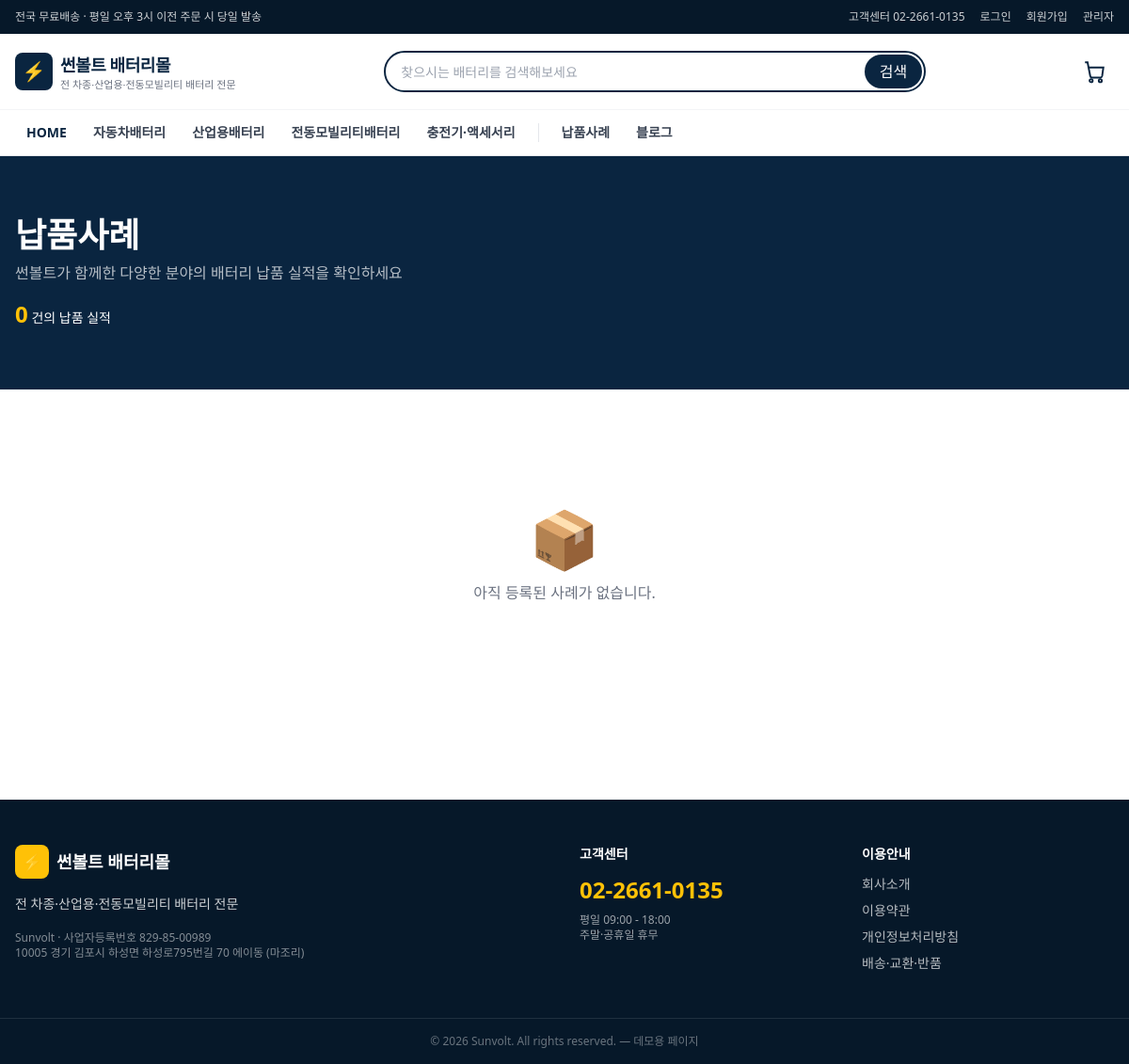
/cases/list.php, run on an earlier commit of the app's database.
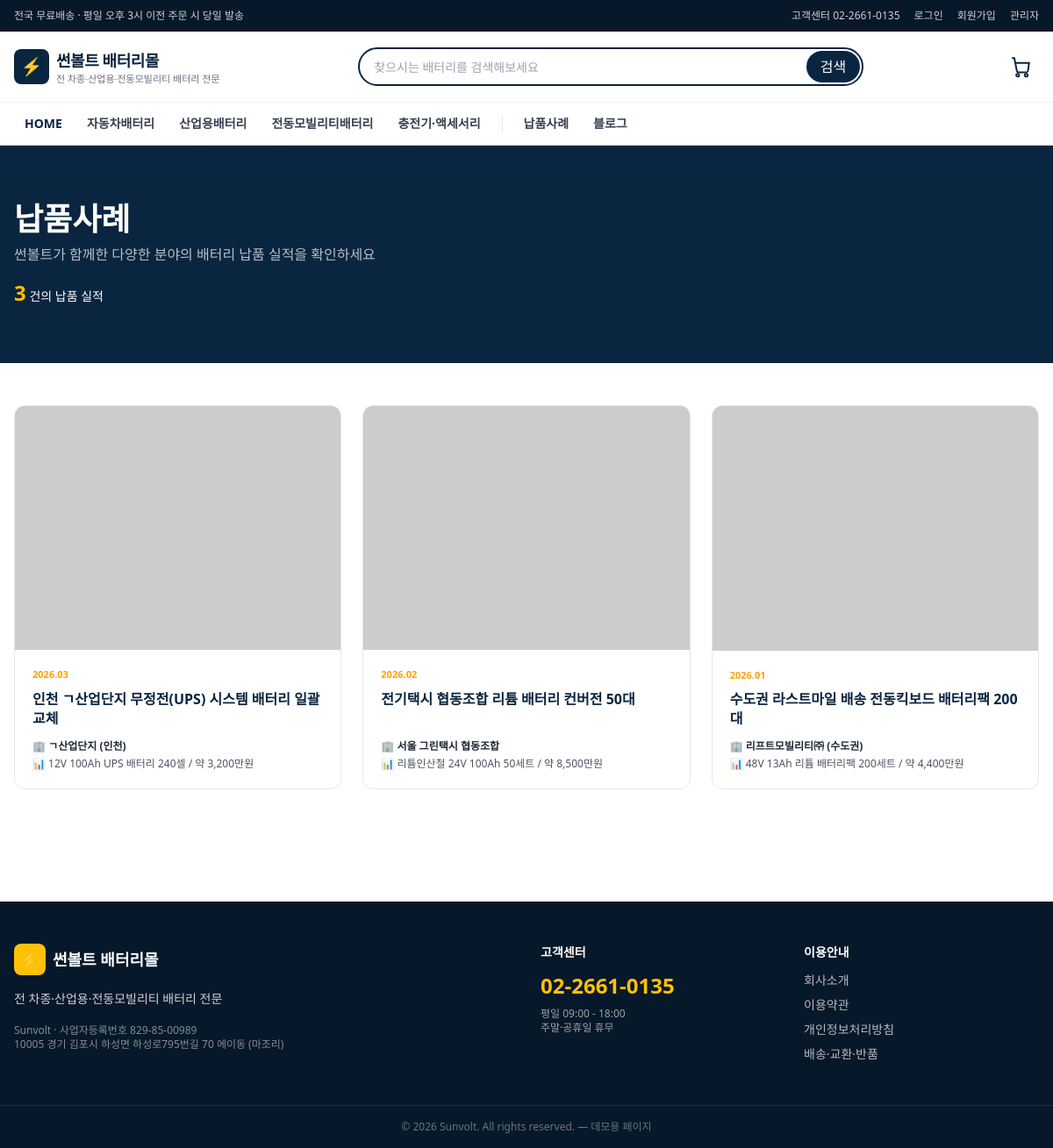
And on a later commit of the database.
### tables this page shows
CREATE TABLE `categories` (
  `ca_id`     INT          NOT NULL AUTO_INCREMENT,
  `ca_name`   VARCHAR(100) NOT NULL,
  `ca_parent` INT          DEFAULT NULL,
  `ca_order`  INT          DEFAULT 0,
  PRIMARY KEY (`ca_id`),
  KEY `idx_ca_parent` (`ca_parent`),
  CONSTRAINT `fk_ca_parent` FOREIGN KEY (`ca_parent`)
    REFERENCES `categories`(`ca_id`) ON DELETE SET NULL
);

CREATE TABLE `case_studies` (
  `id`           INT          NOT NULL AUTO_INCREMENT,
  `title`        VARCHAR(255) NOT NULL,
  `client_name`  VARCHAR(150) NOT NULL,
  `scale`        VARCHAR(150) DEFAULT NULL,
  `delivered_at` DATE         DEFAULT NULL,
  `summary`      VARCHAR(500) DEFAULT NULL,
  `content`      LONGTEXT,
  `published`    TINYINT      NOT NULL DEFAULT 1,
  `created_at`   DATETIME     DEFAULT CURRENT_TIMESTAMP,
  `updated_at`   DATETIME     DEFAULT CURRENT_TIMESTAMP ON UPDATE CURRENT_TIMESTAMP,
  PRIMARY KEY (`id`),
  KEY `idx_published` (`published`, `delivered_at`)
);

### includes/config.php (called while the page is built)
<?php
return [
    'db' => [
        'host'    => '127.0.0.1',
        'port'    => 3306,
        'name'    => 'sunvolt-webpage',
        'user'    => 'root',
        'pass'    => '',
        'charset' => 'utf8mb4',
    ],
    'site' => [
        'name'        => '썬볼트 배터리몰',
        'tagline'     => '전 차종·산업용·전동모빌리티 배터리 전문',
        'phone'       => '02-2661-0135',
        'business_no' => '829-85-00989',
        'address'     => '10005 경기 김포시 하성면 하성로795번길 70 에이동 (마조리)',
        'company'     => 'Sunvolt',
    ],
    'paths' => [
        'base_url'     => '',
        'image_base'   => '/assets/images/products/',
        'placeholder'  => 'https://placehold.co/800x800/0A2540/FFC107?text=No+Image',
    ],
    'paging' => [
        'per_page' => 12,
    ],
];

### includes/functions.php (called while the page is built, shortened)
<?php
require_once __DIR__ . '/db.php';
function h(?string $s): string
{
    return htmlspecialchars((string)$s, ENT_QUOTES | ENT_SUBSTITUTE, 'UTF-8');
}
function get_categories(): array
{
    static $cache = null;
    if ($cache !== null) return $cache;
    return $cache = db_all('SELECT * FROM categories ORDER BY ca_order, ca_id');
}
function category_tree(): array
{
    $rows = get_categories();
    $by_parent = [];
    foreach ($rows as $r) {
        $key = $r['ca_parent'] === null ? 0 : (int)$r['ca_parent'];
        $by_parent[$key][] = $r;
    }
    return $by_parent;
}
function url(string $path = '', array $query = []): string
{
    $u = '/' . ltrim($path, '/');
    if ($query) $u .= '?' . http_build_query($query);
    return $u;
}

### includes/user_auth.php (called while the page is built, shortened)
<?php
require_once __DIR__ . '/functions.php';
function user(): ?array
{
    if (empty($_SESSION['user_id'])) return null;
    $cache = db_one('SELECT id, email, name, phone, address, created_at FROM users WHERE id = ?',
                    [(int)$_SESSION['user_id']]);
    return $cache;
}

### includes/db.php (called while the page is built, shortened)
<?php
function db(): PDO
{
    static $pdo = null;
    if ($pdo instanceof PDO) {
        return $pdo;
    }
    $cfg = require __DIR__ . '/config.php';
    $db  = $cfg['db'];
    $dsn = sprintf(
        'mysql:host=%s;port=%d;dbname=%s;charset=%s',
        $db['host'], $db['port'], $db['name'], $db['charset']
    );
    try {
        $pdo = new PDO($dsn, $db['user'], $db['pass'], [
            PDO::ATTR_ERRMODE            => PDO::ERRMODE_EXCEPTION,
            PDO::ATTR_DEFAULT_FETCH_MODE => PDO::FETCH_ASSOC,
            PDO::ATTR_EMULATE_PREPARES   => false,
            PDO::MYSQL_ATTR_INIT_COMMAND => "SET NAMES {$db['charset']} COLLATE utf8mb4_unicode_ci",
        ]);
    } catch (PDOException $e) {
        http_response_code(500);
        echo '<h1>DB 연결 실패</h1>';
        echo '<pre>' . htmlspecialchars($e->getMessage()) . '</pre>';
        echo '<p><b>점검 사항:</b><br>';
        echo '1) Laragon에서 MySQL이 실행 중인가?<br>';
        echo '2) sql/schema.sql을 import 했는가?<br>';
        echo '3) includes/config.php의 접속 정보가 맞는가?</p>';
        exit;
    }
    return $pdo;
}
function db_all(string $sql, array $params = []): array
{
    $stmt = db()->prepare($sql);
    $stmt->execute($params);
    return $stmt->fetchAll();
}
function db_one(string $sql, array $params = []): ?array
{
    $stmt = db()->prepare($sql);
    $stmt->execute($params);
    $row = $stmt->fetch();
    return $row === false ? null : $row;
}

### public/cases/list.php (the view, shortened to what this page needs)
<?php
require_once __DIR__ . '/../../includes/functions.php';
$page = max(1, (int)($_GET['page'] ?? 1));
$per  = 9;
$total = (int)db_one('SELECT COUNT(*) c FROM case_studies WHERE published = 1')['c'];
$offset = ($page - 1) * $per;
$cases = db_all(
    "SELECT cs.*,
            (SELECT image_url FROM case_images
              WHERE case_id = cs.id ORDER BY sort_order, id LIMIT 1) AS first_image
       FROM case_studies cs
      WHERE cs.published = 1
   ORDER BY cs.delivered_at DESC, cs.id DESC
      LIMIT $per OFFSET $offset"
);
$page_desc  = '썬볼트가 함께한 다양한 분야의 배터리 납품 실적을 확인하세요';
require __DIR__ . '/../../includes/header.php';
?>
<section class="bg-primary text-white">
  <div class="max-w-7xl mx-auto px-4 py-12 md:py-16">
    <h1 class="text-3xl md:text-4xl font-extrabold">납품사례</h1>
    <p class="text-sm md:text-base text-white/70 mt-2"><?= h($page_desc) ?></p>
    <div class="mt-4 flex gap-6 text-sm">
      <span><span class="text-accent font-extrabold text-2xl"><?= number_format($total) ?></span> 건의 납품 실적</span>
    </div>
  </div>
</section>
<section class="max-w-7xl mx-auto px-4 py-8 md:py-12">
  <?php if (empty($cases)): ?>
  <div class="py-20 text-center text-gray-500">
    <div class="text-6xl mb-4">📦</div>
    아직 등록된 사례가 없습니다.
  </div>
  <?php else: ?>
  <div class="grid md:grid-cols-2 lg:grid-cols-3 gap-6">
    <?php foreach ($cases as $c):
      $img = $c['first_image'] ?: 'https://placehold.co/800x600/0A2540/FFC107?text=Case';
    ?>
    <a href="<?= h(url('/cases/view.php', ['id' => $c['id']])) ?>"
       class="product-card group block bg-white rounded-xl overflow-hidden border">
      <div class="aspect-[4/3] bg-gray-100 overflow-hidden">
        <img src="<?= h($img) ?>" alt="<?= h($c['title']) ?>" loading="lazy"
             class="w-full h-full object-cover group-hover:scale-105 transition duration-500">
      </div>
      <div class="p-5">
        <div class="text-[11px] text-accent-dark font-bold mb-2">
          <?= h($c['delivered_at'] ? date('Y.m', strtotime($c['delivered_at'])) : '-') ?>
        </div>
        <h3 class="font-extrabold text-base text-primary line-clamp-2 leading-snug min-h-[2.8em] group-hover:text-accent-dark transition">
          <?= h($c['title']) ?>
        </h3>
        <div class="mt-3 space-y-1 text-xs text-gray-600">
          <div>🏢 <span class="font-semibold text-gray-800"><?= h($c['client_name']) ?></span></div>
          <?php if ($c['scale']): ?>
          <div class="line-clamp-1">📊 <?= h($c['scale']) ?></div>
          <?php endif; ?>
        </div>
      </div>
    </a>
    <?php endforeach; ?>
  </div>
  <?php endif; ?>
</section>
<?php require __DIR__ . '/../../includes/footer.php'; ?>

### includes/header.php (shortened to what this page needs)
<?php
require_once __DIR__ . '/functions.php';
require_once __DIR__ . '/user_auth.php';
$site = (require __DIR__ . '/config.php')['site'];
$page_desc  = $page_desc  ?? $site['tagline'];
$cats_l1    = category_tree()[0] ?? [];
$current_user = user();
?>
<!DOCTYPE html>
<html lang="ko">
<head>
  <link rel="stylesheet"
        href="https://cdn.jsdelivr.net/gh/orioncactus/pretendard@v1.3.9/dist/web/static/pretendard.min.css">
  <link rel="stylesheet"
        href="https://cdn.jsdelivr.net/npm/swiper@11/swiper-bundle.min.css">
  <script src="https://cdn.tailwindcss.com"></script>
  <link rel="stylesheet" href="/assets/css/style.css">
</head>
<body class="font-sans bg-white text-gray-900 antialiased"
      x-data="{ mobileMenu: false }">
<div class="sticky top-0 z-40">
<div class="hidden md:block bg-primary-dark text-white/80 text-xs">
  <div class="max-w-7xl mx-auto px-4 h-9 flex items-center justify-between">
    <div>전국 무료배송 · 평일 오후 3시 이전 주문 시 당일 발송</div>
    <div class="flex gap-4">
      <a href="tel:<?= h($site['phone']) ?>" class="hover:text-accent">고객센터 <?= h($site['phone']) ?></a>
      <?php if ($current_user): ?>
        <a href="/mypage/" class="hover:text-accent"><?= h($current_user['name']) ?>님</a>
        <a href="/auth/logout.php" class="hover:text-accent">로그아웃</a>
      <?php else: ?>
        <a href="/auth/login.php" class="hover:text-accent">로그인</a>
        <a href="/auth/register.php" class="hover:text-accent">회원가입</a>
      <?php endif; ?>
      <a href="/admin/" class="hover:text-accent">관리자</a>
    </div>
  </div>
</div>
<header class="bg-white/95 backdrop-blur border-b border-gray-200">
  <div class="max-w-7xl mx-auto px-4 h-16 md:h-20 flex items-center justify-between gap-6">
    <a href="/" class="flex items-center gap-2 shrink-0">
      <div class="w-9 h-9 md:w-10 md:h-10 rounded-lg bg-primary flex items-center justify-center">
        <span class="text-accent font-black text-lg md:text-xl">⚡</span>
      </div>
      <div class="leading-tight">
        <div class="font-extrabold text-base md:text-lg text-primary tracking-tight">
          <?= h($site['name']) ?>
        </div>
        <div class="hidden md:block text-[11px] text-gray-500"><?= h($site['tagline']) ?></div>
      </div>
    </a>
    <form action="/shop/list.php" method="get"
          class="hidden md:flex flex-1 max-w-xl mx-4 relative">
      <input type="text" name="q" placeholder="찾으시는 배터리를 검색해보세요"
             value="<?= h($_GET['q'] ?? '') ?>"
             class="w-full h-11 pl-4 pr-12 rounded-full border-2 border-primary
                    focus:outline-none focus:ring-2 focus:ring-accent
                    text-sm">
      <button type="submit"
              class="absolute right-1 top-1 bottom-1 px-4 rounded-full
                     bg-primary text-white hover:bg-primary-light transition">
        검색
      </button>
    </form>
    <div class="flex items-center gap-2 md:gap-4 shrink-0">
      <a href="/cart.php"
         class="relative p-2 text-primary hover:text-accent-dark transition"
         aria-label="장바구니">
        <svg width="26" height="26" viewBox="0 0 24 24" fill="none" stroke="currentColor" stroke-width="1.8">
          <circle cx="9" cy="21" r="1.5"/><circle cx="18" cy="21" r="1.5"/>
          <path d="M3 3h2.5l2.6 13.4a2 2 0 0 0 2 1.6h7.7a2 2 0 0 0 2-1.5L21 8H6"/>
        </svg>
      </a>
    </div>
  </div>
  <nav class="hidden md:block bg-white border-t border-gray-100">
    <div class="max-w-7xl mx-auto px-4">
      <ul class="flex items-center gap-1 h-12 text-sm font-semibold">
        <li>
          <a href="/" class="px-3 py-2 hover:text-accent-dark text-primary">HOME</a>
        </li>
        <?php foreach ($cats_l1 as $c): ?>
        <li>
          <a href="<?= h(url('/shop/list.php', ['ca_id' => $c['ca_id']])) ?>"
             class="px-3 py-2 hover:text-accent-dark text-gray-700 hover:text-primary">
            <?= h($c['ca_name']) ?>
          </a>
        </li>
        <?php endforeach; ?>
        <li class="ml-2 pl-3 border-l">
          <a href="/cases/list.php" class="px-3 py-2 hover:text-accent-dark text-gray-700 hover:text-primary">
            납품사례
          </a>
        </li>
        <li>
          <a href="/blog/list.php" class="px-3 py-2 hover:text-accent-dark text-gray-700 hover:text-primary">
            블로그
          </a>
        </li>
      </ul>
    </div>
  </nav>
</header>
</div>
<main>

### includes/footer.php (shortened to what this page needs)
<?php
$site = (require __DIR__ . '/config.php')['site'];
?>
</main>
<footer class="mt-20 bg-primary-dark text-white/70">
  <div class="max-w-7xl mx-auto px-4 py-12 grid md:grid-cols-4 gap-8 text-sm">
    <div class="md:col-span-2">
      <div class="flex items-center gap-2 mb-4">
        <div class="w-9 h-9 rounded-lg bg-accent flex items-center justify-center">
          <span class="text-primary font-black text-lg">⚡</span>
        </div>
        <span class="font-bold text-white text-lg"><?= h($site['name']) ?></span>
      </div>
      <p class="leading-relaxed mb-4 text-white/80">
        <?= h($site['tagline']) ?>
      </p>
      <p class="text-xs text-white/50">
        <?= h($site['company']) ?> · 사업자등록번호 <?= h($site['business_no']) ?>
        <br><?= h($site['address']) ?>
      </p>
    </div>
    <div>
      <h4 class="text-white font-bold mb-3">고객센터</h4>
      <p class="text-2xl font-extrabold text-accent mb-2"><?= h($site['phone']) ?></p>
      <p class="text-xs text-white/60">
        평일 09:00 - 18:00<br>
        주말·공휴일 휴무
      </p>
    </div>
    <div>
      <h4 class="text-white font-bold mb-3">이용안내</h4>
      <ul class="space-y-2 text-sm">
        <li><a href="#" class="hover:text-accent">회사소개</a></li>
        <li><a href="#" class="hover:text-accent">이용약관</a></li>
        <li><a href="#" class="hover:text-accent">개인정보처리방침</a></li>
        <li><a href="#" class="hover:text-accent">배송·교환·반품</a></li>
      </ul>
    </div>
  </div>
  <div class="border-t border-white/10 py-4 text-center text-xs text-white/40">
    © <?= date('Y') ?> <?= h($site['company']) ?>. All rights reserved. — 데모용 페이지
  </div>
</footer>
</body>
</html>

### public/assets/css/style.css (style rules this page uses)
html { scroll-behavior: smooth; }
.product-card { transition: transform 0.2s ease, box-shadow 0.2s ease; }

What changed in the data, as far as the page shows it:
added case_studies: delivered_at "2026.03", title "인천 ㄱ산업단지 무정전(UPS) 시스템 배터리 일괄 교체", client_name "ㄱ산업단지 (인천)", scale "12V 100Ah UPS 배터리 240셀 / 약 3,200만원"
added case_studies: delivered_at "2026.02", title "전기택시 협동조합 리튬 배터리 컨버전 50대", client_name "서울 그린택시 협동조합", scale "리튬인산철 24V 100Ah 50세트 / 약 8,500만원"
added case_studies: delivered_at "2026.01", title "수도권 라스트마일 배송 전동킥보드 배터리팩 200대", client_name "리프트모빌리티㈜ (수도권)", scale "48V 13Ah 리튬 배터리팩 200세트 / 약 4,400만원"
Also different on the page:
$total: "0" → "3"
text no longer shown: "📦 아직 등록된 사례가 없습니다."
